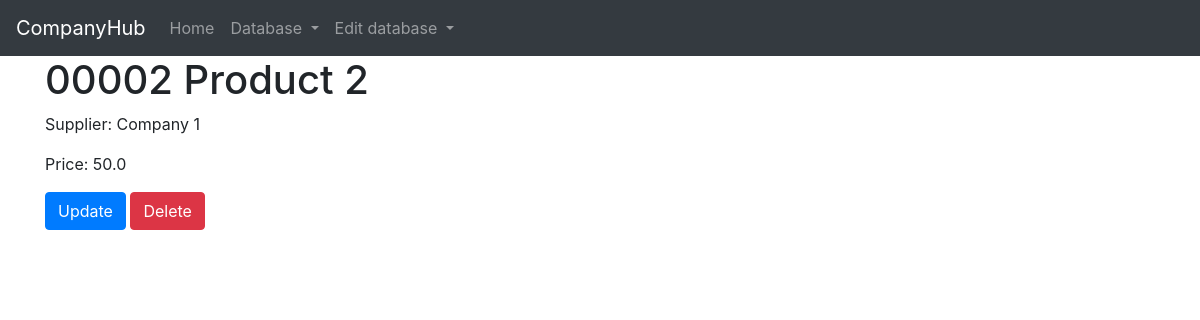
The app's page /product/2, older data.
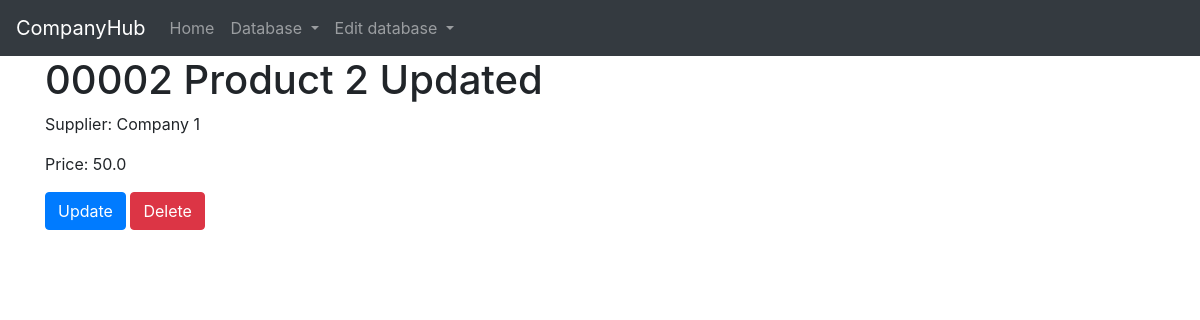
The same page, newer data.
### main/models.py (models this page shows, shortened)
class Product(models.Model):
    product_code = models.CharField(max_length=50)
    name = models.CharField(max_length=100)
    supplier_name = models.ForeignKey('Supplier', on_delete=models.CASCADE, null=True)
    price = models.FloatField(null=True)

class Supplier(models.Model):
    supplier_name = models.CharField(max_length=100)
    email = models.EmailField(null=True)
    def __str__(self):
        return self.supplier_name

### main/views.py (the view)
# urls.py: path('product/<pk>', ProductDetailView.as_view(), name='main-product-detail'),
class ProductDetailView(DetailView):
    model = Product
    template_name = 'main/product-detail.html'

### main/templates/main/product-detail.html
{% extends 'main/base.html' %}
{% block content %}
<div>
    <h1>{{ object.product_code }}  {{ object.name }}</h1>
    <p>Supplier: {{ object.supplier_name }}</p>
    <p>Price: {{ object.price }}</p>
</div>
<div>
    <a class="btn btn-primary" href="{% url 'main-update-product' object.pk%}">Update</a>
    <a class="btn btn-danger" href="{% url 'main-delete-product' object.pk%}">Delete</a>
</div>
{% endblock content %}

Row changes from the older to the newer data that the page shows:
changed Product "Company 1": name "Product 2" → "Product 2 Updated"
